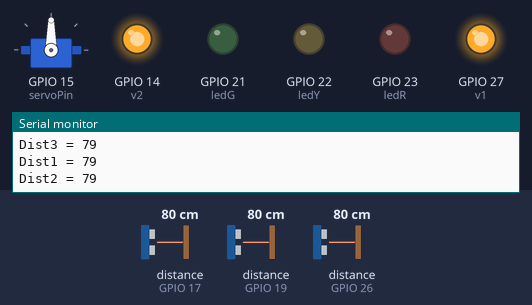
Bench run of a sketch on a simulated ESP32. Parts: servo, output pins drawn as LEDs (lit = HIGH), the last lines printed to the serial monitor. Wiring (inferred from the names in the program): 3 × ultrasonic range finder: trigger GPIO 16, echo GPIO 17 / trigger GPIO 18, echo GPIO 19 / trigger GPIO 25, echo GPIO 26. Dashed ring = blinking. The inputs (shaded band) are chosen by the test bench; at power-on: distance to the obstacle (sensors on GPIO 26, GPIO 17, GPIO 19) 80 cm. The echo pulse lasts 58.3 µs per cm; WiFi joins after 1.5 s; servers stay silent unless stated; pins used as bus, display or sensor lines are not drawn.

Above: at 3.0 s.
3.1 s: distance to the obstacle (sensor on GPIO 26) set to 12 cm
4.6 s: distance to the obstacle (sensor on GPIO 26) set to 9 cm
At 4.82 s:
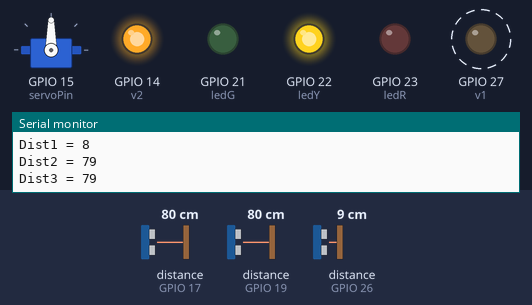
7.6 s: distance to the obstacle (sensor on GPIO 26) set to 18 cm
At 8.8 s:
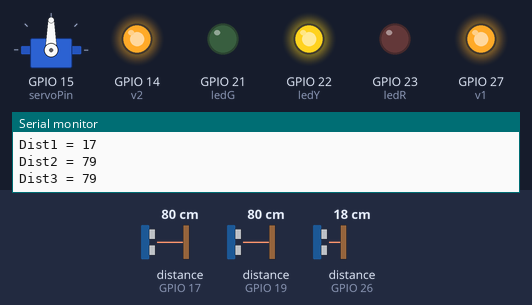
9.1 s: distance to the obstacle (sensor on GPIO 17) set to 12 cm
10.6 s: distance to the obstacle (sensor on GPIO 17) set to 9 cm
At 11.4 s:
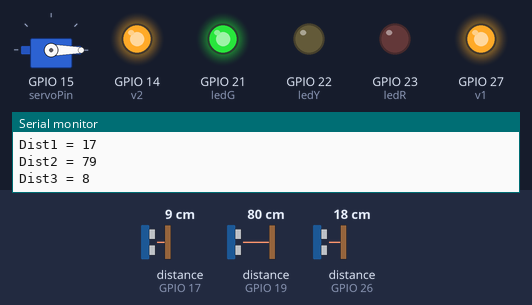
12.1 s: distance to the obstacle (sensor on GPIO 19) set to 12 cm
15.1 s: distance to the obstacle (sensor on GPIO 19) set to 9 cm
At 15.5 s:
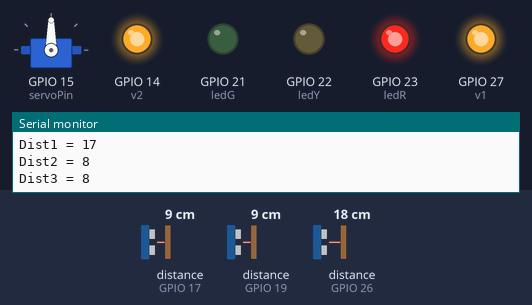
Timing chart, 0 to 17.6 s (numbered marks = the images above; inputs shaded):
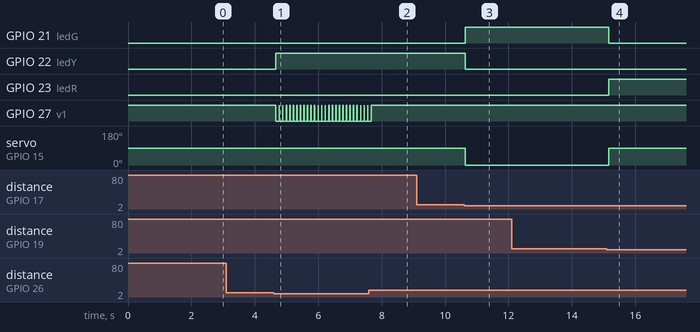

The sketch:

pedestrian_crossing.ino
```cpp
// 🚦 Smart Voice-Assisted Pedestrian Crossing System with Signal Detection
// Hardware: ESP32, Ultrasonic Sensors, Servo Motor, Voice Playback Module
// Software: Arduino IDE, Blynk IoT

#define BLYNK_TEMPLATE_ID "YourTemplateID"
#define BLYNK_TEMPLATE_NAME "Pedestrian"
#define BLYNK_AUTH_TOKEN "YourBlynkAuthToken"

#define BLYNK_PRINT Serial
#include <WiFi.h>
#include <WiFiClient.h>
#include <BlynkSimpleEsp32.h>
#include <Servo.h>

// WiFi credentials (replace with your own)
char ssid[] = "YourWiFiName";
char pass[] = "YourWiFiPassword";

// Servo
static const int servoPin = 15;
Servo myservo;

// Ultrasonic sensor pins
#define trigPin1 25
#define echoPin1 26
#define trigPin2 18
#define echoPin2 19
#define trigPin3 16
#define echoPin3 17

// LED indicators
#define ledR 23
#define ledG 21
#define ledY 22

// Voice module pins
#define v1 27
#define v2 14

// Distance variables
int distance1, distance2, distance3;
int duration1, duration2, duration3;

void setup() {
  // Ultrasonic pins
  pinMode(trigPin1, OUTPUT); pinMode(echoPin1, INPUT);
  pinMode(trigPin2, OUTPUT); pinMode(echoPin2, INPUT);
  pinMode(trigPin3, OUTPUT); pinMode(echoPin3, INPUT);

  // LEDs
  pinMode(ledR, OUTPUT);
  pinMode(ledG, OUTPUT);
  pinMode(ledY, OUTPUT);

  // Servo
  myservo.attach(servoPin);

  // Voice module
  pinMode(v1, OUTPUT);
  pinMode(v2, OUTPUT);
  digitalWrite(v1, 1);
  digitalWrite(v2, 1);

  // Serial + Blynk
  Serial.begin(9600);
  Blynk.begin(BLYNK_AUTH_TOKEN, ssid, pass);
}

void loop() {
  ultra1();
  ultra2();
  ultra3();
  Blynk.run();

  if (distance1 < 10) {
    digitalWrite(ledY, 1); digitalWrite(ledR, 0); digitalWrite(ledG, 0);
    digitalWrite(v1, 0); delay(100); digitalWrite(v1, 1);
  }
  else if (distance2 < 10) {
    digitalWrite(ledY, 0); digitalWrite(ledR, 1); digitalWrite(ledG, 0);
    digitalWrite(v1, 1);
    myservo.write(90);
  }
  else if (distance3 < 10) {
    digitalWrite(ledY, 0); digitalWrite(ledR, 0); digitalWrite(ledG, 1);
    digitalWrite(v1, 1);
    myservo.write(0);
    Blynk.logEvent("notify", "Use Pedestrian to cross the platform");
  }
}

// --- Ultrasonic distance functions ---
void ultra1() {
  digitalWrite(trigPin1, LOW); delayMicroseconds(2);
  digitalWrite(trigPin1, HIGH); delayMicroseconds(10);
  digitalWrite(trigPin1, LOW);
  duration1 = pulseIn(echoPin1, HIGH);
  distance1 = duration1 * 0.034 / 2;
  Serial.print("Dist1 = "); Serial.println(distance1);
}

void ultra2() {
  digitalWrite(trigPin2, LOW); delayMicroseconds(2);
  digitalWrite(trigPin2, HIGH); delayMicroseconds(10);
  digitalWrite(trigPin2, LOW);
  duration2 = pulseIn(echoPin2, HIGH);
  distance2 = duration2 * 0.034 / 2;
  Serial.print("Dist2 = "); Serial.println(distance2);
}

void ultra3() {
  digitalWrite(trigPin3, LOW); delayMicroseconds(2);
  digitalWrite(trigPin3, HIGH); delayMicroseconds(10);
  digitalWrite(trigPin3, LOW);
  duration3 = pulseIn(echoPin3, HIGH);
  distance3 = duration3 * 0.034 / 2;
  Serial.print("Dist3 = "); Serial.println(distance3);
}
```

Measured:
- the behaviour switches between 11 and 10 cm on distance to the obstacle (sensor on GPIO 26) (found by bisection; images 0 and 1)
- the behaviour switches between 11 and 10 cm on distance to the obstacle (sensor on GPIO 17) (found by bisection; images 2 and 3)
- the behaviour switches between 11 and 10 cm on distance to the obstacle (sensor on GPIO 19) (found by bisection; images 3 and 4)
- after the input at 4.6 s, GPIO 22 (ledY): LOW → HIGH after 0.06 s; GPIO 27 (v1): alternates HIGH for 0.01 s and LOW for 0.10 s, starting after 0.06 s
- after the input at 7.6 s, GPIO 27 (v1): goes on until 7.7 s, then stays HIGH
- after the input at 10.6 s, GPIO 21 (ledG): LOW → HIGH at once; GPIO 22 (ledY): HIGH → LOW at once; servo on GPIO 15 (servoPin): 90° → 0° at once
- after the input at 15.1 s, GPIO 21 (ledG): HIGH → LOW after 0.06 s; GPIO 23 (ledR): LOW → HIGH after 0.06 s; servo on GPIO 15 (servoPin): 0° → 90° after 0.06 s
